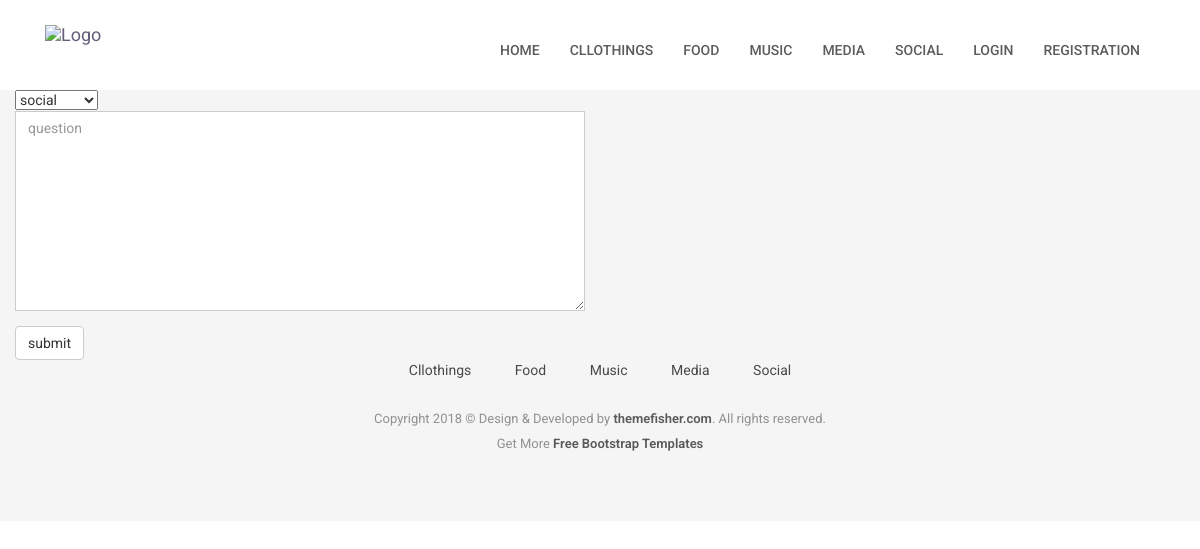
Page /post-question on the committed database.
### category/models.py (models this page shows)
class Category(models.Model):
    title = models.CharField(max_length=255)
    status = models.BooleanField(default=True)
    """
        Return a object representation string. Model Object PK to Category Title.
        example Category Object (1) to Movies
    """
    def __str__(self):
        return str(self.title)

### account/views.py (the view, shortened to what this page needs)
# urls.py: path('post-question',views.postQuestion,name='postQuestion'),
def postQuestion(request):
    categories = Category.objects.filter(status=True)
    navigation_categories = Category.objects.filter(status=True).order_by('-id')[:5]
    return render(request,'post-questions.html',{'navigation_categories': navigation_categories,'categories':categories})

### templates/post-questions.html (shortened to what this page needs)
{% extends 'base.html'%}
{% block content%}
<form id="contact-form" action="{% url 'postQuestion' %}" method="POST">
    <div class="col-md-6 col-sm-12">
        <div class="block">
            <select name="category" >
                {%for category in categories %}
                <option value="{{category}}">{{category}}</option>
                {% endfor %}
            </select>
            <div class="form-group">
                <textarea name="question" type="text" class="form-control" style="height: 200px;" placeholder="question"></textarea>
            </div>
            <button class="btn btn-default" type="submit">submit</button>
        </div>
    </div>
</form>
{% endblock %}

### templates/base.html (shortened to what this page needs)
{% load static %}
<!DOCTYPE html>
<html class="no-js">
<head>
  <link rel="stylesheet" href="{% static 'plugins/bootstrap/bootstrap.min.css' %}">
  <link rel="stylesheet" href="{% static 'plugins/Ionicons/css/ionicons.min.css' %}">
  <link rel="stylesheet" href="{% static 'plugins/animate-css/animate.css' %}">
  <link rel="stylesheet" href="{% static 'plugins/magnific-popup/magnific-popup.css' %}">
  <link rel="stylesheet" href="{% static 'plugins/slick/slick.css' %}">
  <link rel="stylesheet" href="{% static 'css/style.css' %}">
</head>
<body id="body">
<header class="navigation">
	<div class="container">
		<div class="row">
			<div class="col-md-12">
				<nav class="navbar">
					<div class="container-fluid">
						<div class="navbar-header">
							<a class="navbar-brand" href="index.html">
								<img src="{% static 'images/logo.png' %}" alt="Logo">
							</a>
						</div>
						<div class="collapse navbar-collapse" id="bs-example-navbar-collapse-1">
							<ul class="nav navbar-nav navbar-right">
								<li><a href="{% url 'homePage' %}">Home</a></li>
								{% for category in navigation_categories %}
									<li><a href="{% url 'categoryQuestion' category_id=category.id %}">{{category.title}}</a></li>
								{% endfor %}
								{% if request.user.is_authenticated %}
								<li><a href="{% url 'postQuestion'%}">Post_question</a></li>
								<li><a href="{% url 'myQuestions'%}">My_Questions</a></li>
								<li><a href="{% url 'userProfile' %}">Profile</a></li>
								<li><a href="{% url 'user-logout'%}">Logout</a></li>
								{% else %}
								<li><a href="{% url 'userLogin' %}">Login</a></li>
								<li><a href="{% url 'userRegistration'%}">Registration</a></li>
								{% endif %}
							</ul>
							</div>
							</div>
						</nav>
					</div>
				</div>
			</div>
</header>
{% block content %}
{% endblock %}
<footer class="footer">
	<div class="container">
		<div class="row">
			<div class="col-md-12">
				<div class="footer-manu">
					<ul>
						{% for category in navigation_categories %}
							<li><a href="{% url 'categoryQuestion' category_id=category.id %}">{{category.title|title}}</a></li>
						{% endfor %}
					</ul>
				</div>
				<p class="copyright">Copyright 2018 &copy; Design & Developed by <a href="http://www.themefisher.com">themefisher.com</a>. All rights reserved.
					<br>
					Get More <a href="https://themefisher.com/free-bootstrap-templates/" target="_blank">Free Bootstrap Templates</a>
				</p>
			</div>
		</div>
	</div>
</footer>
    </body>
    </html>

### reddit/assets/css/style.css (style rules this page uses)
body { line-height: 1.5; font-family: "Roboto", sans-serif; -webkit-font-smoothing: antialiased; }
p { color: #7B7B7B; font-size: 15px; font-family: "Roboto", sans-serif; }
ol, ul { margin: 0; padding: 0; list-style: none; }
a, a:focus, a:hover { text-decoration: none; outline: 0; color: #655E7A; }
.form-control { box-shadow: none; border-radius: 0; }
header { background: #fff; padding: 20px 0; }
header .navbar { margin-bottom: 0px; border: 0px; }
header .navbar-brand { padding-top: 5px; }
.navigation { background: #fff; padding: 20px 0; }
.navigation .navbar { margin-bottom: 0px; border: 0px; }
.navigation .navbar-brand { padding-top: 5px; }
.navigation .navbar { background: none; border: 0px; }
.navigation .navbar .navbar-nav { padding-top: 10px; }
.navigation .navbar .navbar-nav > li > a { color: #5C5C5C; padding: 10px 15px; font-weight: 500; font-size: 14px; text-transform: uppercase; }
.footer { background: #F5F5F5; text-align: center; padding-top: 48px; padding-bottom: 55px; }
.footer p { font-size: 13px; line-height: 25px; color: #919191; }
.footer a { color: #595959; }
.footer .footer-manu { padding-bottom: 25px; }
.footer .footer-manu ul { margin: 0px; padding: 0px; }
.footer .footer-manu ul li { display: inline-block; padding: 0px 20px; }
.footer .footer-manu ul li a { display: inline-block; color: #494949; }
.footer .copyright a { font-weight: 600; }

### rows in the picture
Category: title "CLLOTHINGS", title "Cllothings"
Category: title "FOOD", title "Food"
Category: title "MUSIC", title "Music"
Category: title "MEDIA", title "Media"
Category: title "SOCIAL", title "Social"

### other values in the picture
form field category "social"
